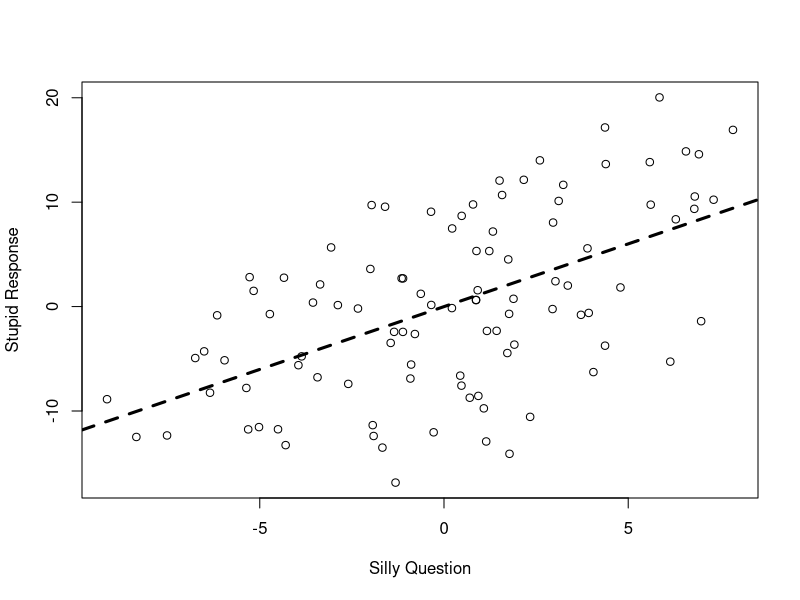
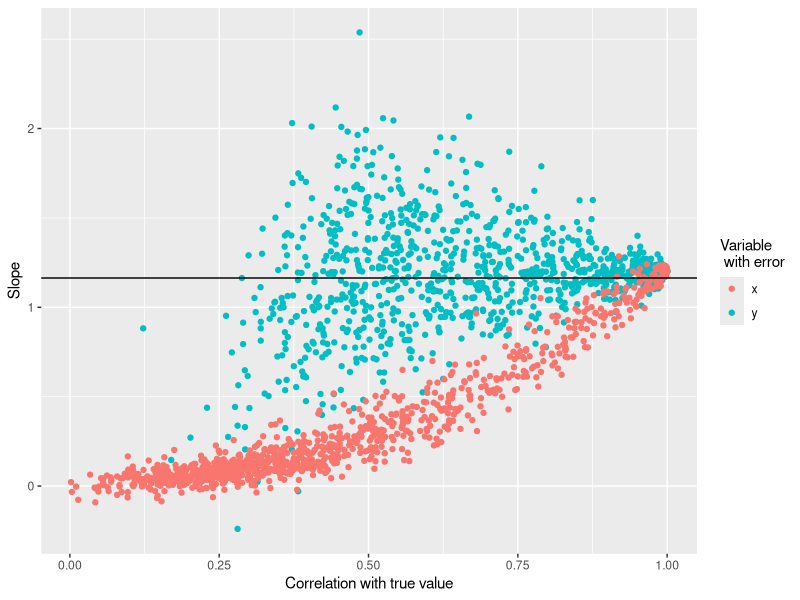
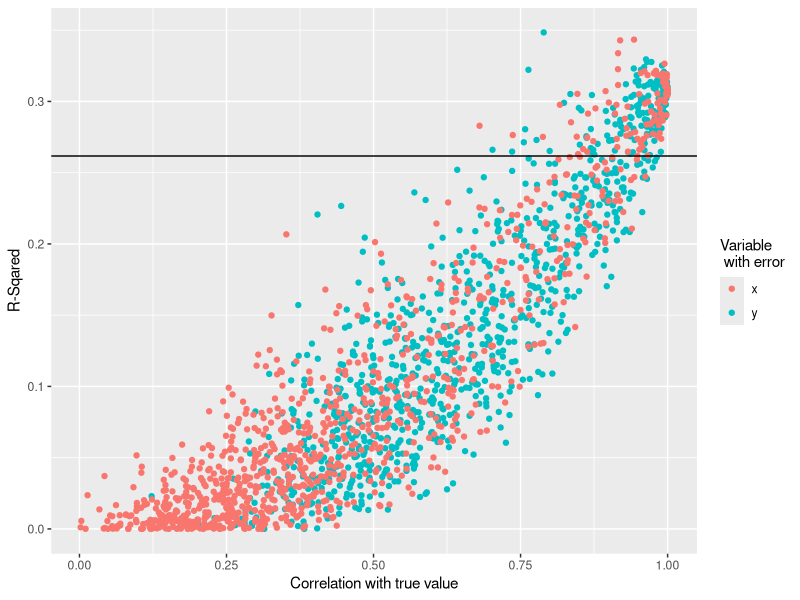

Generate these figures, in order, with R:
#####Generate noisy data
###Create design matrix
X<- cbind(rep(1,100),rnorm(100,0,4),rnorm(100,0,4),rnorm(100,0,4),rnorm(100,0,4))
###Set effects sizes
effs <- c(1,1,1,1,1)
Y<- X%*%effs

####Full model shows perfect correlation
full.mod <- lm(Y~X)
###Choose random covariate, 2 in this case
m1 <- lm(Y~X[,3])
my.y <- Y
my.x <- X[,3]


####Now create some output matrices to store the data####
##Store the r^2 of the original model, the r^2 (correlation) of the between the true 
## x and the measured x, and the sd of the newly fit model
sdvars <- seq(.001, 20,length=1000)
xerr.output <- matrix(0,ncol=5,nrow=1000)
colnames(xerr.output) <- c("alpha","beta","rsq","cor","sd")

for(i in 1:1000){
  ####create new variables with measurement error
  xstar <- my.x + rnorm(100,0,sd=sdvars[i])
  tmp.m1 <- lm(my.y~xstar)
  cormod <- lm(xstar~my.x)  
  ####Collect output
  xerr.output[i,] <- c(coef(tmp.m1),summary(tmp.m1)$r.sq,summary(cormod)$r.sq,sd(resid(tmp.m1)))
  
}

yerr.output <- matrix(0,ncol=5,nrow=1000)
colnames(yerr.output) <- c("alpha","beta","rsq","cor","sd")

for(i in 1:1000){
  ####create new variables with measurement error
  ystar <- my.y + rnorm(100,0,sd=sdvars[i])
  tmp.m1 <- lm(ystar~my.x)
  cormod <- lm(ystar~my.y)  
  ####Collect output
  yerr.output[i,] <- c(coef(tmp.m1),summary(tmp.m1)$r.sq,summary(cormod)$r.sq,sd(resid(tmp.m1)))
  
}

####Set up data frames for plotting

yerr.output <- data.frame(yerr.output)
xerr.output <- data.frame(xerr.output)

####Code to make first blog figure#####
plot(my.y~my.x, ylab="Stupid Response",xlab="Silly Question")
for(i in 1:100){abline(xerr.output[i,1:2],lwd=.5,col=2)}
for(i in 1:100){abline(yerr.output[i,1:2],lwd=.5,col=4)}
abline(m1,lty=2,lwd=3)

comb.out <- rbind(yerr.output,xerr.output)
comb.out$errt <- c(rep("y",1000),rep("x",1000))
###Code for slope figures
library(ggplot2)
#####
ggplot(comb.out,aes(x=sqrt(cor),y=beta,colour=errt))+geom_point()+scale_colour_discrete(name="Variable \n with error")+xlab("Correlation with true value")+ylab("Slope")+geom_abline(intercept=1.1638,slope=0)


###Code for R^2 figure
ggplot(comb.out,aes(x=sqrt(cor),y=rsq,colour=errt))+geom_point()+scale_colour_discrete(name="Variable \n with error")+xlab("Correlation with true value")+ylab("R-Sqared")+geom_abline(intercept=0.2617,slope=0)




